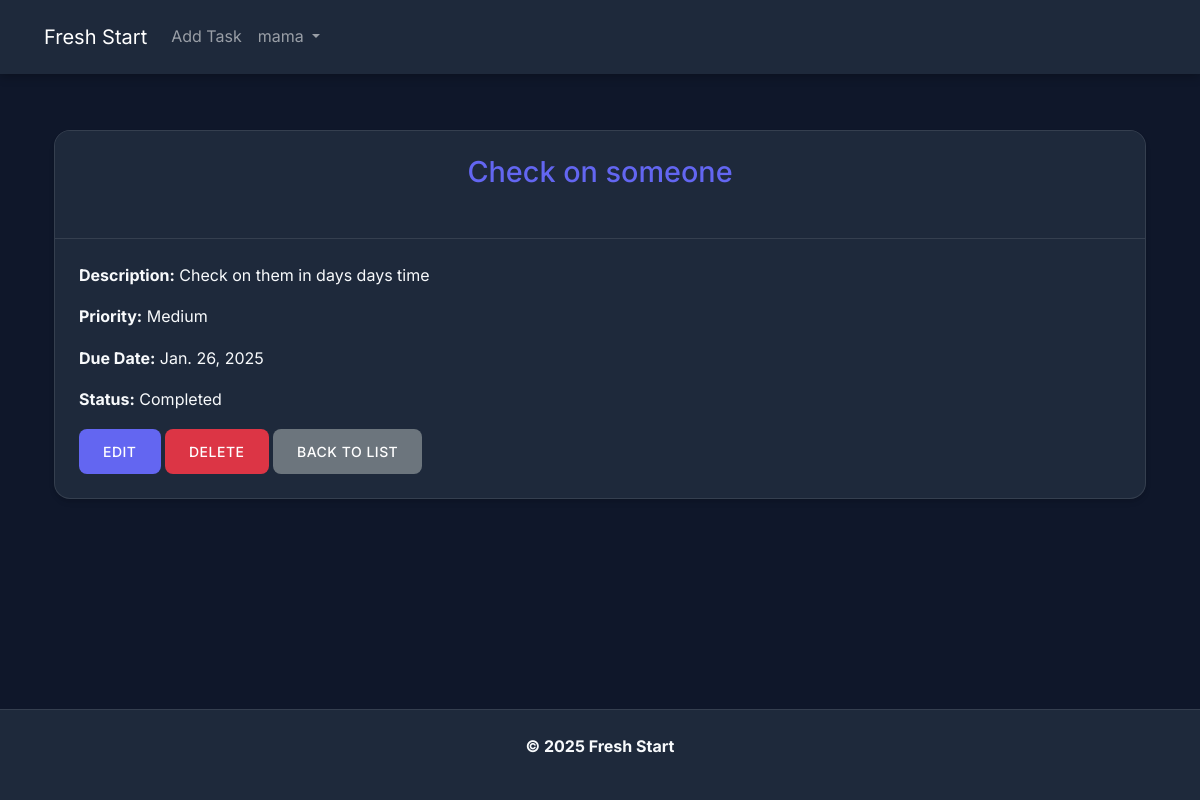
Before: /tasks/10/ (signed in) with the older database file.
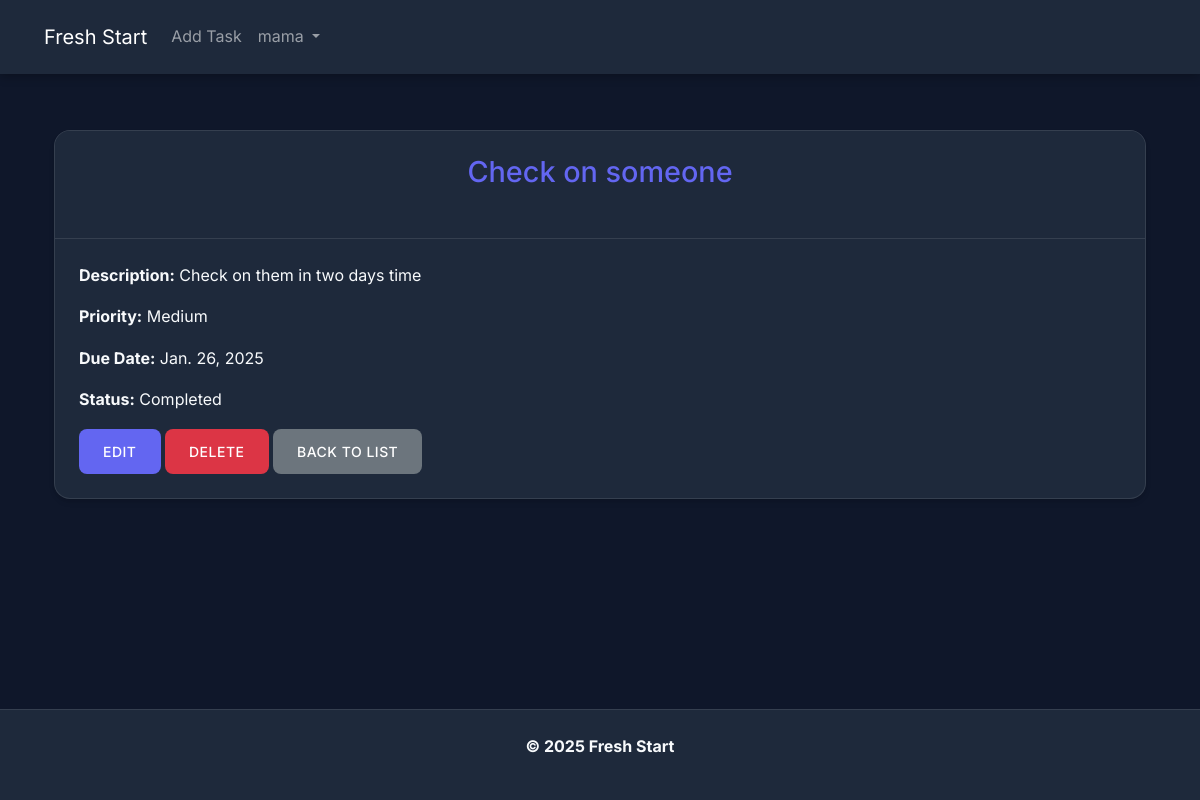
After: the same page with the newer database file.
### authentication/models.py (models this page shows, shortened)
class CustomUser(AbstractUser):
    email = models.EmailField(unique=True)
    is_email_verified = models.BooleanField(default=False)
    created_at = models.DateTimeField(auto_now_add=True)
    updated_at = models.DateTimeField(auto_now=True)
    USERNAME_FIELD = "username"
    REQUIRED_FIELDS = ["email"]

### tasks/models.py (models this page shows, shortened)
class Task(models.Model):
    PRIORITY_CHOICES = [
        ("Low", "Low"),
        ("Medium", "Medium"),
        ("High", "High"),
    ]
    title = models.CharField(max_length=225)
    description = models.TextField(blank=True, null=True)
    completed = models.BooleanField(default=False)
    due_date = models.DateField(null=True, blank=True)
    priority = models.CharField(
        max_length=10, choices=PRIORITY_CHOICES, default="Medium"
    )
    user = models.ForeignKey(User, on_delete=models.CASCADE, related_name="tasks")
    created_at = models.DateTimeField(auto_now_add=True)
    updated_at = models.DateTimeField(auto_now=True)
    class Meta:
        ordering = ["-created_at"]
        indexes = [
            models.Index(fields=["user", "completed", "due_date"]),
        ]

### tasks/views.py (the view)
# urls.py: path("<int:pk>/", views.TaskDetailView.as_view(), name="task_detail"),
class TaskDetailView(LoginRequiredMixin, DetailView):
    model = Task
    template_name = "tasks/task_detail.html"
    context_object_name = "task"

### templates/tasks/task_detail.html (shortened to what this page needs)
{% extends 'base.html' %}
{% load static %}
{% block content %}
<div class="container mt-4">
    <div class="card" style="background: var(--bg-secondary); color: var(--text-primary);">
        <div class="card-header" style="background: var(--bg-secondary); color: var(--text-primary);">
            <h2 class="nav-brand">{{ task.title }}</h2>
        </div>
        <div class="card-body">
            <p class="card-text"><strong>Description:</strong> {{ task.description }}</p>
            <p class="card-text"><strong>Priority:</strong> {{ task.get_priority_display }}</p>
            <p class="card-text"><strong>Due Date:</strong> {{ task.due_date }}</p>
            <p class="card-text"><strong>Status:</strong> {% if task.completed %}Completed{% else %}Incomplete{% endif %}</p>
            <a href="{% url 'tasks:task_update' task.id %}" class="btn btn-primary">Edit</a>
            <a href="{% url 'tasks:task_delete' task.id %}" class="btn btn-danger">Delete</a>
            <a href="{% url 'tasks:task_list' %}" class="btn btn-secondary">Back to List</a>
        </div>
    </div>
</div>
{% endblock %}

### templates/base.html (shortened to what this page needs)
<!DOCTYPE html>
<html lang="en">
<head>
    <link rel="stylesheet" href="https://cdn.jsdelivr.net/npm/bootstrap@5.3.0/dist/css/bootstrap.min.css">
    {% load static %}
    <link rel="stylesheet" type="text/css" href="{% static 'authentication/css/styles.css' %}">
</head>
<body>
    {% include '_header.html' %}
    <main class="container">
        {% block content %}{% endblock %}
    </main>
    {% include '_footer.html' %}
</body>
</html>

### templates/_header.html (shortened to what this page needs)
<header>
    <nav class="navbar navbar-expand-lg navbar-dark custom-bg fixed-top">
        <div class="container-fluid">
            <a class="navbar-brand" href="{% url 'tasks:task_list' %}">Fresh Start</a>
            <div class="collapse navbar-collapse" id="navbarSupportedContent">
                <ul class="navbar-nav me-auto mb-2 mb-lg-0">
                    {% if user.is_authenticated %}
                        <li class="nav-item">
                            <a class="nav-link" href="{% url 'tasks:task_create' %}">Add Task</a>
                        </li>
                        <li class="nav-item dropdown">
                            <a class="nav-link dropdown-toggle" href="#" role="button" data-bs-toggle="dropdown" aria-expanded="false">
                                {{ user.username }}
                            </a>
                        </li>
                    {% endif %}
                </ul>
            </div>
        </div>
    </nav>
</header>

### templates/_footer.html
<footer class="footer">
    <b><p>&copy; 2025 Fresh Start</p></b>
</footer>

### static/authentication/css/styles.css (style rules this page uses)
:root { --bg-primary: #0f172a; --bg-secondary: #1e293b; --text-primary: #f8fafc; --text-secondary: #94a3b8; --accent: #6366f1; --accent-hover: #4f46e5; --error: #ef4444; --success: #22c55e; --card-shadow: 0 4px 6px -1px rgba(0, 0, 0, 0.1), 0 2px 4px -1px rgba(0, 0, 0, 0.06); --transition: all 0.3s ease; }
* { margin: 0; padding: 0; box-sizing: border-box; }
body { background: var(--bg-primary); color: var(--text-primary); font-family: 'Inter', system-ui, -apple-system, sans-serif; min-height: 100vh; display: flex; flex-direction: column; line-height: 1.6; }
nav.navbar { background: rgba(30, 41, 59, 0.95); backdrop-filter: blur(10px); padding: 1rem 2rem; position: sticky; top: 0; z-index: 1000; box-shadow: 0 2px 10px rgba(0, 0, 0, 0.3); }
.btn { padding: 0.75rem 1.5rem; border-radius: 8px; font-weight: 500; transition: var(--transition); border: none; text-transform: uppercase; letter-spacing: 0.5px; font-size: 0.875rem; }
.btn-primary { background: var(--accent); color: white; }
h2 { color: var(--accent); text-align: center; margin-bottom: 1.5rem; font-size: 1.8rem; }
a { color: var(--accent); text-decoration: none; transition: opacity 0.3s ease; }
.footer { background: var(--bg-secondary); padding: 1.5rem; text-align: center; margin-top: auto; border-top: 1px solid rgba(255, 255, 255, 0.1); }
main { flex: 1; padding: 2rem; max-width: 1200px; margin: 0 auto; width: 100%; }
.card { border-radius: 16px; border: 1px solid rgba(255, 255, 255, 0.1); overflow: hidden; box-shadow: var(--card-shadow); }
.card-header { border-bottom: 1px solid rgba(255, 255, 255, 0.1); padding: 1.5rem; }
.card-body { padding: 1.5rem; }
.container { animation: fadeIn 0.3s ease-out; }
.custom-bg { background-color: var(--bg-secondary) !important; }

Changed rows visible on the page:
changed Task "Check on someone": description "Check on them in days days time" → "Check on them in two days time"
